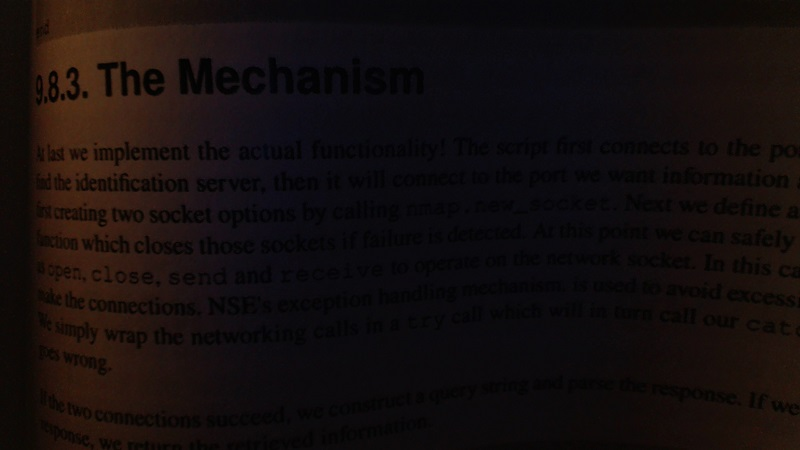
#> input picture Code/bookpage.jpg, 800 x 450 px
$ python Thresholding.py
#> lines starting #> are read from the running program, lines starting #| are printed output that depends on the picture; after the words box and inside, x2 and y2 are one past the last pixel; in counts of white or black regions, pixels touching at a corner belong together
import cv2 as cv
import numpy as np

img = cv.imread('bookpage.jpg')
#> img is the input picture: shape (450, 800, 3); mean B, G, R 13.4, 13.6, 20.3
grayimg = cv.cvtColor(img,cv.COLOR_BGR2GRAY)
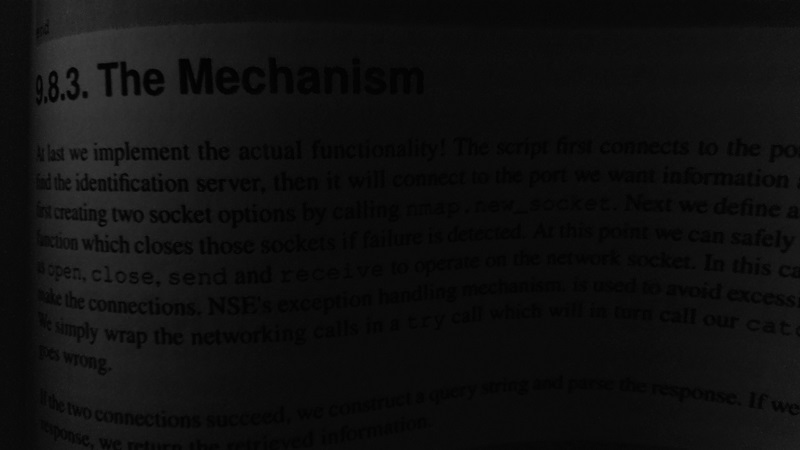
#> grayimg: shape (450, 800); min 0, max 64, mean 15.6

ret,threshold = cv.threshold(img,12,255,cv.THRESH_BINARY)
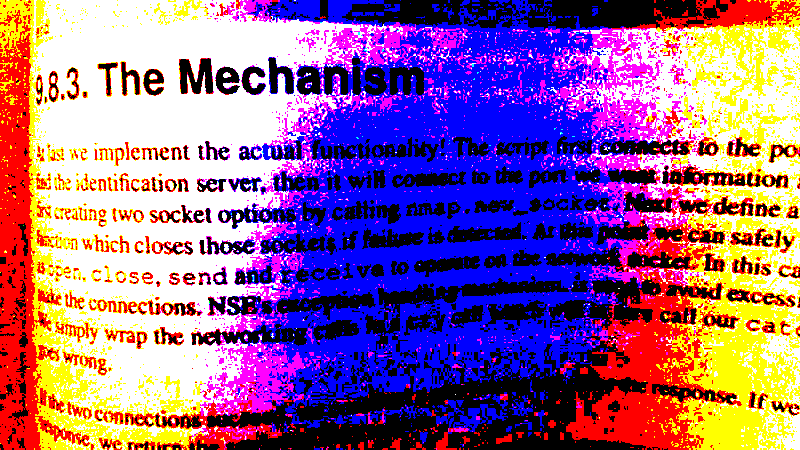
#> threshold: shape (450, 800, 3); mean B, G, R 146.4, 98.4, 147.2
print(ret)
ret2,threshold2 = cv.threshold(grayimg,20,255,cv.THRESH_BINARY)
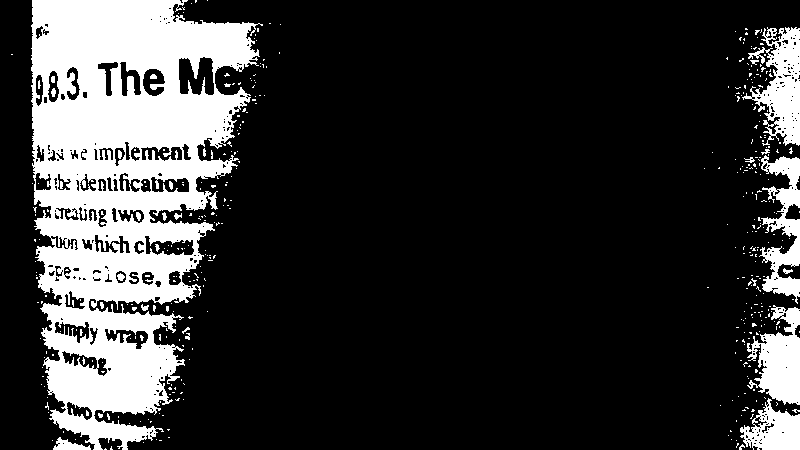
#> threshold2: shape (450, 800); 19.9% white; 423 white regions (396 under 20 px), largest, box (x1, y1, x2, y2) and area: (31, 0, 263, 450) 58165, (742, 27, 800, 146) 3499, (747, 305, 800, 405) 3149
print(ret2)
gaus = cv.adaptiveThreshold(grayimg,255,cv.ADAPTIVE_THRESH_GAUSSIAN_C,cv.THRESH_BINARY,155,1)
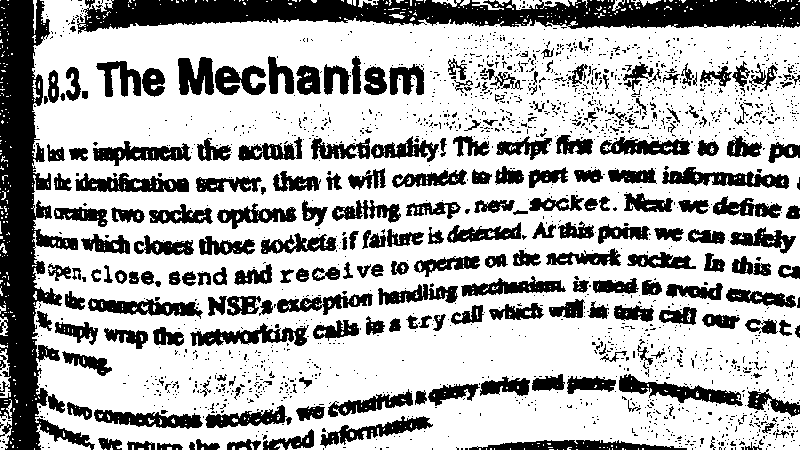
#> gaus: shape (450, 800); 69% white; 1909 black regions (1672 under 20 px), largest, box (x1, y1, x2, y2) and area: (0, 0, 95, 450) 17486, (77, 0, 800, 34) 15843, (619, 374, 743, 406) 1471

cv.imshow('Gaus',gaus)
cv.imshow('Threshold-gray-image',threshold2)
cv.imshow('Threshold-color-image',threshold)
cv.imshow('Gray Image',grayimg)
cv.imshow('Bookpage',img)
cv.waitKey(0)
cv.destroyAllWindows()
